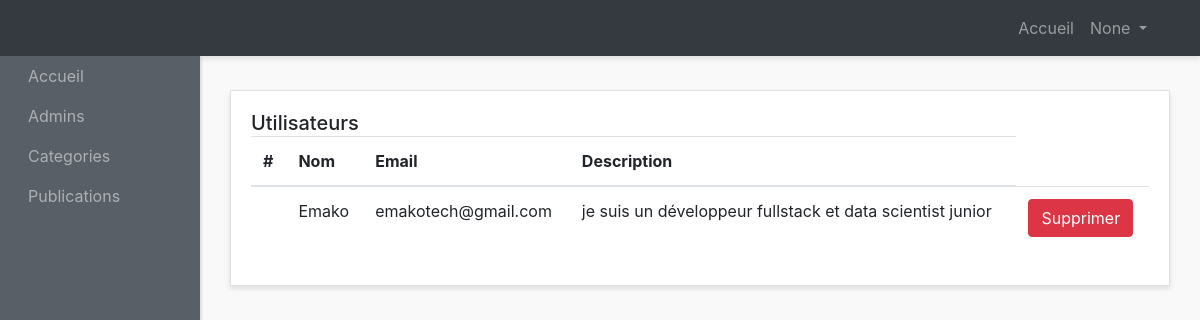
Screenshot of /AdminIndex/ with the database file from the repository.
### website/models.py (models this page shows)
class Users(models.Model):
    pseudo = models.CharField(max_length=50, unique=True)
    email = models.EmailField()
    password = models.CharField(max_length=100)  # Utilisation de CharField pour le mot de passe
    role = models.CharField(max_length=20, default="User")  # Limiter la longueur du rôle
    avatar = models.ImageField( null=True, blank=True, upload_to='img/')  # Ajout d'un champ pour l'avatar
    activated = models.BooleanField(default=True)  # Par défaut, l'utilisateur n'est pas activé
    birthdate= models.DateField(null=False)
    description= models.TextField(null=False, default='JE suis un membre anonyme du forum')

### website/views.py (the view)
# urls.py: path('AdminIndex/',views.AdminIndex, name="AdminIndex"),
def AdminIndex(request):
    users= Users.objects.all()
    emailAd= request.session.get("Admin_pseudo")
    return render(request, "admin-panel/index.html" ,context={"users":users,"pseudo":emailAd})

### forum/templates/admin-panel/index.html (shortened to what this page needs)
{% load static %}
<!DOCTYPE html>
<html lang="en">
<head>
    <link href="http://maxcdn.bootstrapcdn.com/bootstrap/4.0.0/css/bootstrap.min.css" rel="stylesheet">
    <link href="{% static 'style.css' %}" rel="stylesheet">
</head>
<body>
<div id="wrapper">
    <nav class="navbar header-top fixed-top navbar-expand-lg  navbar-dark bg-dark">
      <div class="container">
      <div class="collapse navbar-collapse" id="navbarText">
        <ul class="navbar-nav side-nav" >
          <li class="nav-item">
            <a class="nav-link" style="margin-left: 20px;" href="{% url 'AdminIndex' %}">Accueil
            </a>
          </li>
          <li class="nav-item">
            <a class="nav-link" href="{% url 'AdminsList' %}" style="margin-left: 20px;">Admins</a>
          </li>
          <li class="nav-item">
            <a class="nav-link" href="{% url 'AdminCategory' %}"  style="margin-left: 20px;">Categories</a>
          </li>
          <li class="nav-item">
            <a class="nav-link" href="{% url 'postedTopic' %}"  style="margin-left: 20px;">Publications</a>
          </li>
        </ul>
        <ul class="navbar-nav ml-md-auto d-md-flex">
          <li class="nav-item">
            <a class="nav-link" href="{% url 'AdminIndex' %}">Accueil
            </a>
          </li>
          <li class="nav-item dropdown">
            <a class="nav-link  dropdown-toggle" href="#" id="navbarDropdown" role="button" data-toggle="dropdown" aria-haspopup="true" aria-expanded="false">
              {{ pseudo }}
            </a>
          </li>
        </ul>
      </div>
    </div>
    </nav>
    <div class="container-fluid">
          <div class="row">
        <div class="col">
          <div class="card">
            <div class="card-body">
              <h5 class="card-title mb-4 d-inline">Utilisateurs</h5>
              <table class="table">
                <thead>
                  <tr>
                    <th scope="col">#</th>
                    <th scope="col">Nom</th>
                    <th scope="col">Email</th>
                    <th scope="col">Description</th>
                  </tr>
                </thead>
                <tbody>
                  {% if users %}
                  {% for us in users   %}
                  <tr>
                    <th scope="row">{{cat.pk}}</th>
                    <td>{{us.pseudo}}</td>
                    <td>{{ us.email}}</td>
                    <td>{{us.description}}</td>
                    <td><a href="{% url "deleteUser" id=us.pk  %}" class="btn btn-danger  text-center" style="color:white;">Supprimer</a></td>
                  </tr>
                  {% endfor %}
                  {% endif %}
                </tbody>
              </table>
            </div>
          </div>
        </div>
      </div>
  </div>
</body>
</html>

### website/static/style.css (style rules this page uses)
body { background: #f9f9f9; }
#wrapper { padding: 90px 15px; }
.navbar-expand-lg .navbar-nav.side-nav { flex-direction: column; }
.card { margin-bottom: 15px; border-radius: 0; box-shadow: 0 3px 5px rgba(0, 0, 0, 0.1); }
.header-top { box-shadow: 0 3px 5px rgba(0, 0, 0, 0.1); }
@media (min-width: 992px) { #wrapper { margin-left: 200px; padding: 90px 15px 15px; } }
@media (min-width: 992px) { .navbar-nav.side-nav { background: #585f66; box-shadow: 2px 1px 2px rgba(0, 0, 0, 0.1); position: fixed; top: 56px; flex-direction: column !important; left: 0; width: 200px; overflow-y: auto; bottom: 0; overflow-x: hidden; padding-bottom: 40px; } }

### rows the page displays
Users: pseudo "Emako", email "emakotech@gmail.com", description "je suis un développeur fullstack et data scientist junior"

### other values shown
{{ pseudo }} "None"
